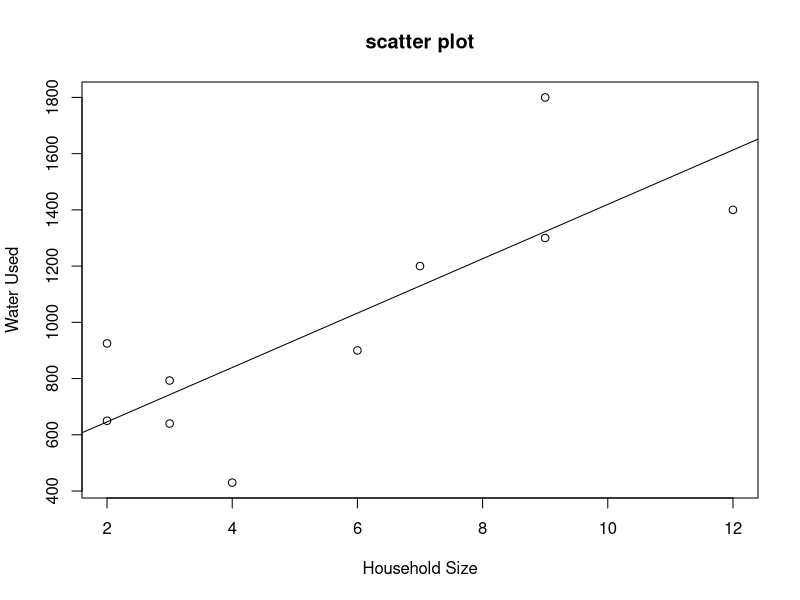

This figure's R source:
x=c(2,7,9,4,12,6,9,3,3,2)
y=c(650,1200,1300,430,1400,900,1800,640,793,925)
plot(x,y,xlab="Household Size",ylab="Water Used",main = "scatter plot")
cor(x,y)
n=length(y)
cor.test(x,y,method = "pearson") # bydefault method
model=lm(y~x) # to get parameters 
model
summary(model)
confint(model,level=0.95)
# or confint.lm(model)

# model_1=glm(y~x,family='gaussian');model_1
# use of glm setup
X=matrix(c(rep(1,n),x),nrow=10,byrow = F)
S=t(X)%*%X;S
library(MASS)
library(Matrix)
G=solve(S);G  #rgular inverse
Y=matrix(y,n,1)
beta_hat=G%*%t(X)%*%Y
beta_hat

#p_value=pf(14.58,1,8,lower.tail=F)

predict(model,data.frame(x=c(4,5,6))) # our qn is only for 5
predict(model,interval = "confidence")

predict(model,data.frame(x=c(4,5,6)),interval="confidence")
predict(model,data.frame(x=c(4,5,6)),interval = "prediction")

# to fit the line
abline(model)

names(model)
